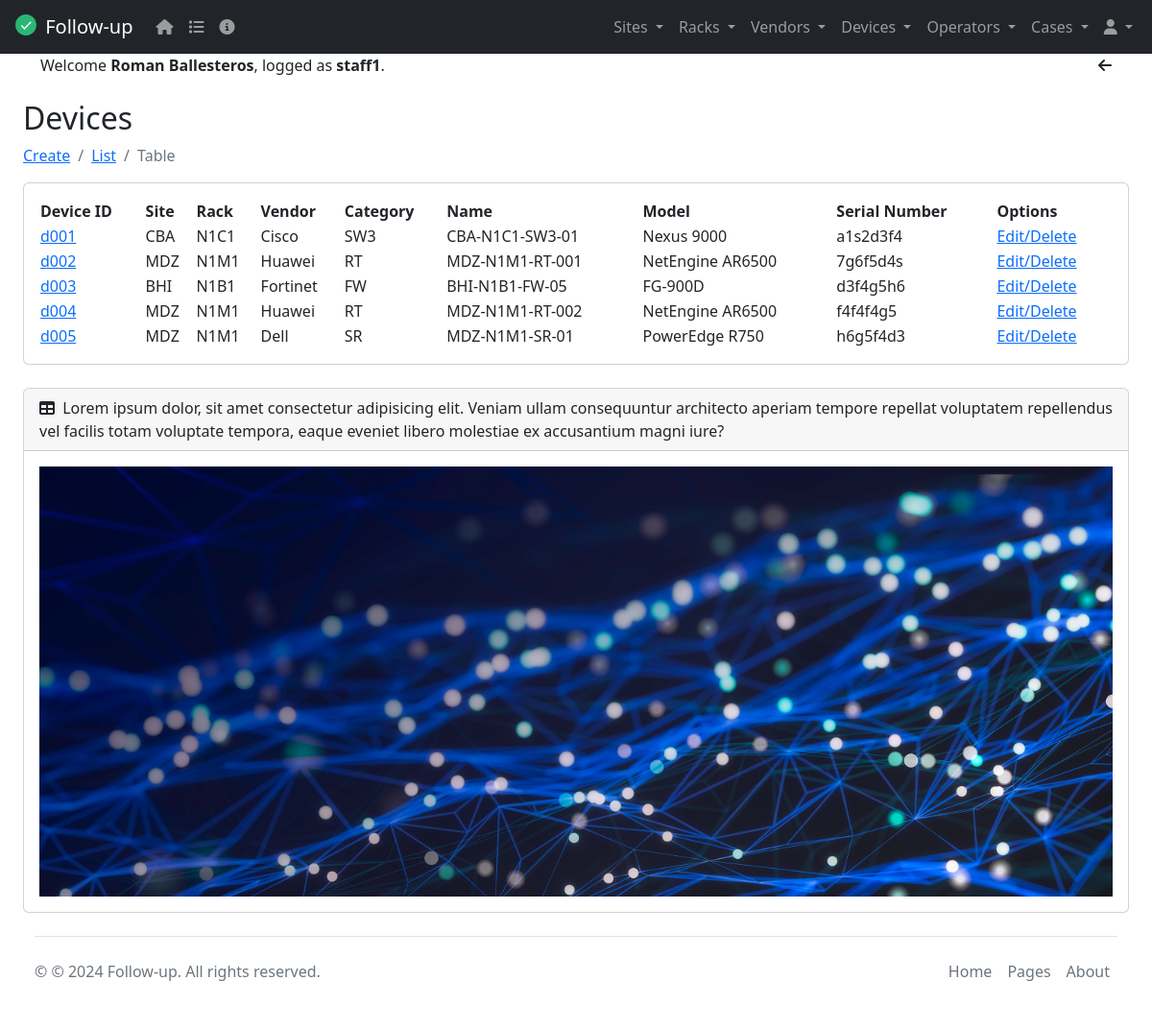
Page /device_table/ (signed in) on the earlier database version.
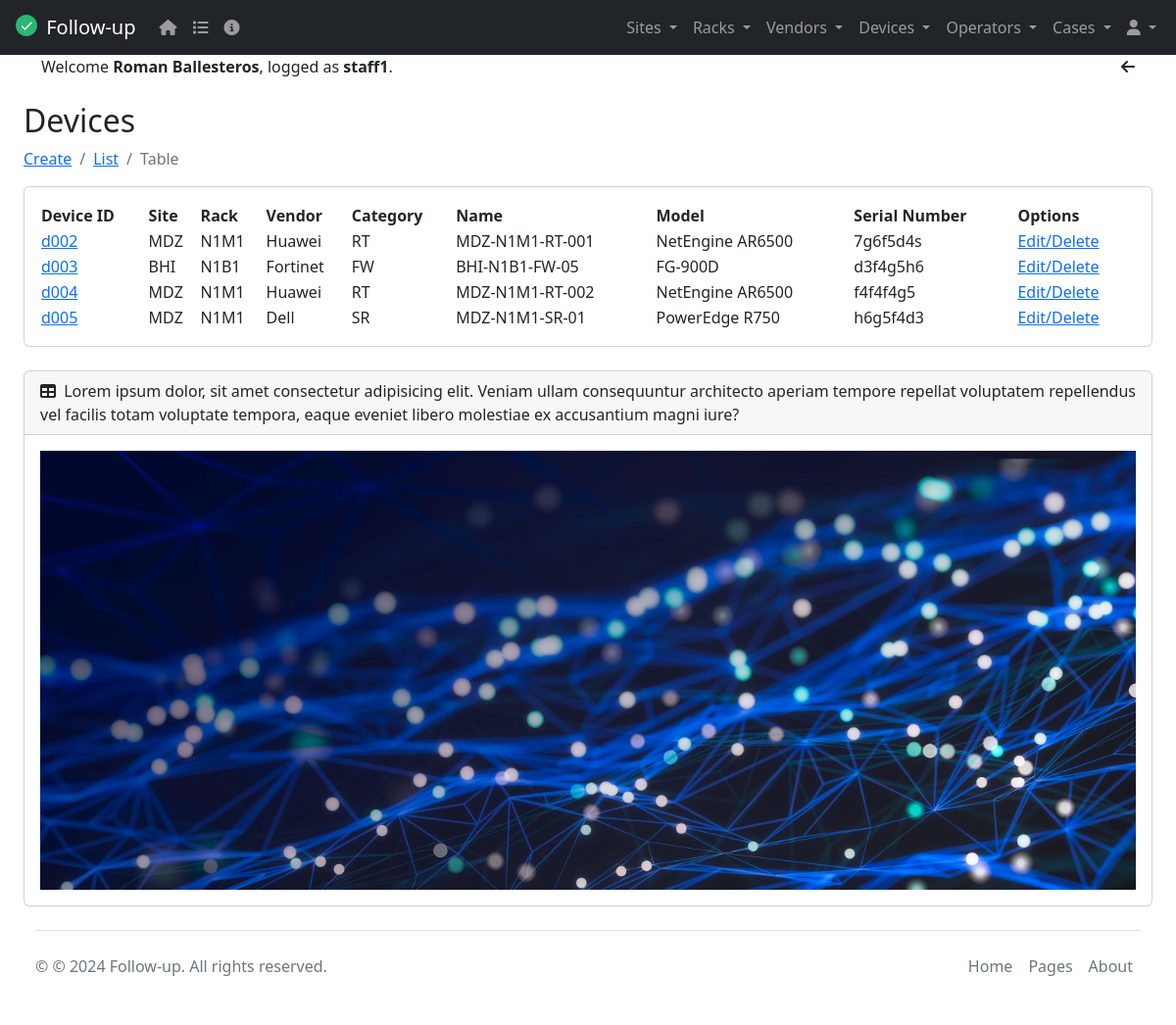
Same page on the later database version.
### tasks/models.py (models this page shows, shortened)
class Device(models.Model):
  CATEGORIES = (
    ('RT', "Router"),
    ('SW2', "Switch L2"),
    ('SW3', "Switch L3"),
    ('FW', "Firewall"),
    ('SR', "Server"),
    ('ST', "Storage")
  )
  deviceId = models.CharField(max_length=6)
  name = models.CharField(max_length=20)
  category = models.CharField(choices=CATEGORIES, max_length=3, null=True)
  model = models.CharField(max_length=20)
  serialNumber = models.CharField(max_length=30)
  site = models.ForeignKey(Site, on_delete=models.CASCADE, null=True)
  rack = ChainedForeignKey(
    Rack,
    on_delete=models.CASCADE,
    null=True,
    related_name='devices',
    chained_field="site",
    chained_model_field="site",
    show_all=False,
    auto_choose=True,
    sort=True)
  vendor = models.ForeignKey(Vendor, on_delete=models.CASCADE, null=True)
  deviceImage = models.ImageField(upload_to='devices', blank=True, null=True, default="/media/static/default.png")
  class Meta():
    verbose_name = 'Device'
    verbose_name_plural = 'Devices'
    ordering = ('deviceId', 'name')
    unique_together = ('deviceId', 'name')

class Site(models.Model):
  siteId = models.CharField(max_length=6)
  name = models.CharField(max_length=20)
  address = models.CharField(max_length=30)
  city = models.CharField(max_length=20)
  country = models.CharField(max_length=20)
  switchowner = models.CharField(max_length=30)
  contact = models.IntegerField(default=0)
  siteImage = models.ImageField(upload_to='sites', blank=True, null=True, default="/media/static/default.png") # default=""
  def __str__(self):
    return self.name
  class Meta():
    verbose_name = 'Site'
    verbose_name_plural = 'Sites'
    ordering = ('siteId', 'name')
    unique_together = ('siteId', 'name')

class Rack(models.Model):
  rackId = models.CharField(max_length=6)
  name = models.CharField(max_length=20)
  site = models.ForeignKey(Site, on_delete=models.CASCADE, null=True)
  rackImage = models.ImageField(upload_to='racks', blank=True, null=True, default="/media/static/default.png") # default=""
  def __str__(self):
    return f"{self.name}"
  class Meta():
    verbose_name = 'Rack'
    verbose_name_plural = 'Racks'
    ordering = ('rackId', 'name')
    unique_together = ('rackId', 'name')

class Vendor(models.Model):
  vendorId = models.CharField(max_length=6)
  name = models.CharField(max_length=20)
  email = models.EmailField()
  contact = models.IntegerField()
  link = models.URLField(max_length=200, blank=True)
  vendorImage = models.ImageField(upload_to='vendors', blank=True, null=True, default="/media/static/default.png")
  def __str__(self):
    return self.name
  class Meta():
    verbose_name = 'Vendor'
    verbose_name_plural = 'Vendors'
    ordering = ('vendorId', 'name')
    unique_together = ('vendorId', 'name')

### tasks/views.py (the view)
# urls.py: path('device_table/', views.device_table, name='device_table'),
@login_required
def device_table(request):
    devices = Device.objects.all()
    return render(request, 'device_table.html', {'devices': devices})

### tasks/templates/device_table.html
{% extends 'base.html' %}
{% block content %}
<h2 class="mt-4">Devices</h2>
<nav aria-label="breadcrumb">
  <ol class="breadcrumb">
    {% if user.is_staff %}
    <li class="breadcrumb-item"><a href="/device_create">Create</a></li>
    {% endif %}
    <li class="breadcrumb-item"><a href="/devices">List</a></li>
    <li class="breadcrumb-item active" aria-current="page">Table</li>
  </ol>
</nav>
<div class="card mb-4">
  <div class="card-body">
    <table id="example" class="display" style="width:100%">
        <thead>
            <tr>
                <th>Device ID</th>
                <th>Site</th>
                <th>Rack</th>
                <th>Vendor</th>
                <th>Category</th>
                <th>Name</th>
                <th>Model</th>
                <th>Serial Number</th>
                {% if user.is_staff %}
                <th>Options</th>
                {% endif %}
            </tr>
        </thead>
        <tbody>
            {% for device in devices %}
            <tr>
                <td><a href="{% url 'device_nav' device.id %}">{{ device.deviceId }}</a></td>
                <td>{{ device.site }}</td>
                <td>{{ device.rack }}</td>
                <td>{{ device.vendor }}</td>
                <td>{{ device.category }}</td>
                <td>{{ device.name }}</td>
                <td>{{ device.model }}</td>
                <td>{{ device.serialNumber }}</td>
                {% if user.is_staff %}
                <td><a href="{% url 'device_detail' device.id %}">Edit/Delete</a></td>
                {% endif %}
            </tr>
            {% endfor %}
        </tbody>
    </table>
  </div>
</div>
{% endblock %}

Differences in the rows shown:
removed Device: deviceId "d001", site "CBA", rack "N1C1", vendor "Cisco", category "SW3", name "CBA-N1C1-SW3-01", model "Nexus 9000", serialNumber "a1s2d3f4"
